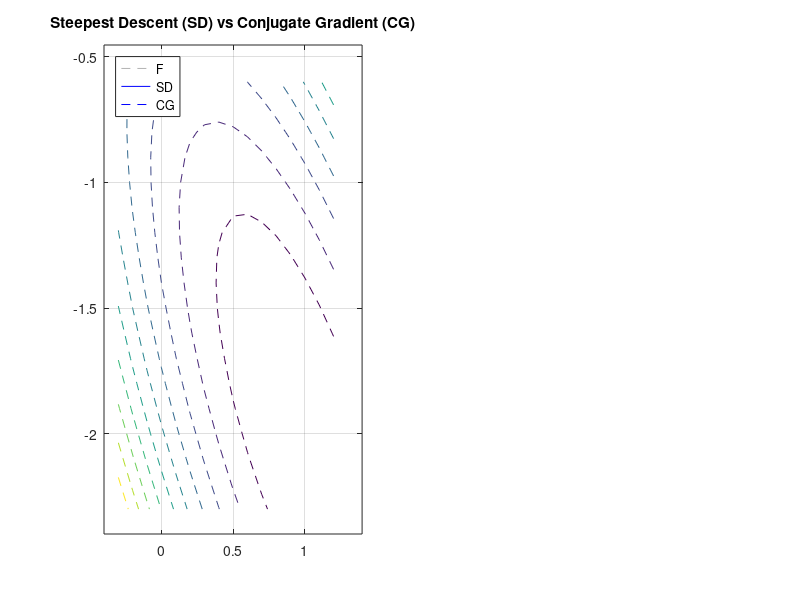

Write the MATLAB code that produced this figure. (Note: this script raises an error after producing the figure.)
%
% This code is based on algorithms for Conjugate Gradient (CG) Conjugate
% Residual (CR) Generalized Conjugate Residual (GCR) ORTHODIR, and others
% of the same kind.
%
% These are complemented with One-dimensional Projection Methods in order
% to stablish relationships.
%
%%%%%%%%%%%%%%%%%%%%%%%%%%%%%%%%%%%%%%%%%%%%%%%%%%%%%%%%%%%%%%%%%%%%%%%%%%%

%Matrix A, b, and exact solution
A = [2 1;1 1];
% A = [2 -5;1 1];
b = [0;-1];
xe = A\b;  %exact solution
ni = 10;    %Number of iterations

% h = [1 3 1;1 3 1;2 6 2;2 6 2;3 8 3;3 8 3];
% A = diag(h(1:5,1),-1) + diag(h(:,2),0) + diag(h(1:5,3),1);
% A(5,2) = -10;
% A(1,5) = -4;
% n = length(A);
% b = ones(n,1);
% xe = A\b;  %exact solution
% [Av,Ar,Ac] = full2csc(A);
% m=3;
% ni = 10;    %Number of iterations
% tol = 1E-10;
% niter = 50;

%Initial guess
x = [0;-1];
% x = b;

% %GMRES
% [xgm,tgm,res] = csc_gmres(Av,Ar,Ac,b,x,m,niter,tol);

%First residuals and A*r
r = b - A*x;
p = A*r;

rs = r; ps = p; xs = x;        %steepest descend (s)
rm = r; pm = p; xm = x;        %Minimal Residual (m)
rr = r; pr = p; xr = x;        %Residual Norm Steepest Descend (r)
rc = r; pc = r; xc = x;        %Conjugate Gradient (c)
rn = r; pn = r; xn = x;        %Conjugate Residual (n)
rg = r; pg = p; xg = x;        %Generalized Conjugate Residual (g)
ro = r; po = r; xo = x;        %Orthodir (o)

%For storing process
%steepest descend
Rs = zeros(length(b),ni+1); Ps = zeros(length(b),ni+1);
Xs = zeros(length(b),ni+1); Es = zeros(length(b),ni+1); As = zeros(1,ni+1);
Rs(:,1) = rs; Ps(:,1) = ps; Xs(:,1) = xs; Es(:,1) = xe - xs;

%Minimal Residual
Rm = zeros(length(b),ni+1); Pm = zeros(length(b),ni+1);
Xm = zeros(length(b),ni+1); Em = zeros(length(b),ni+1); Am = zeros(1,ni+1);
Rm(:,1) = rm; Pm(:,1) = pm; Xm(:,1) = xm; Em(:,1) = xe - xm;

%Residual Norm Steepest Descend
Rr = zeros(length(b),ni+1); Vr = zeros(length(b),ni+1);
Wr = zeros(length(b),ni+1); Xr = zeros(length(b),ni+1);
Er = zeros(length(b),ni+1);Ar = zeros(1,ni+1);
Rr(:,1) = rr; Xr(:,1) = xr; Er(:,1) = xe - xr;

%Conjugate Gradient
Rc = zeros(length(b),ni+1); Pc = zeros(length(b),ni+1);
Xc = zeros(length(b),ni+1); Ec = zeros(length(b),ni+1);
Ac = zeros(1,ni+1); Bc = zeros(1,ni+1);
Rc(:,1) = rc; Pc(:,1) = pc; Xc(:,1) = xc; Ec(:,1) = xe - xc;

%Conjugate Residual
Rn = zeros(length(b),ni+1); Pn = zeros(length(b),ni+1);
Xn = zeros(length(b),ni+1); En = zeros(length(b),ni+1);
An = zeros(1,ni+1); Bn = zeros(1,ni+1);
Rn(:,1) = rn; Pn(:,1) = pn; Xn(:,1) = xn; En(:,1) = xe - xn;

%Generalized Conjugate Residual
Rg = zeros(length(b),ni+1); Pg = zeros(length(b),ni+1);
Xg = zeros(length(b),ni+1); Eg = zeros(length(b),ni+1);
Ag = zeros(1,ni+1); Bg = zeros(1,ni+1);
Rg(:,1) = rg; Pg(:,1) = pg; Xg(:,1) = xg; Eg(:,1) = xe - xg;

%Generalized Conjugate Residual
Ro = zeros(length(b),ni+1); Po = zeros(length(b),ni+1);
Xo = zeros(length(b),ni+1); Eo = zeros(length(b),ni+1);
Ao = zeros(1,ni+1); Bo = zeros(1,ni+1);
Ro(:,1) = ro; Po(:,1) = po; Xo(:,1) = xo; Eo(:,1) = xe - xo;


for t=1:ni
    %
    %Steepest Descend
    %
    as = (rs'*rs)/(ps'*rs);
    xs = xs + as*rs;
    rs = rs - as*ps;
    ps = A*rs;
    
    %updating
    Rs(:,t+1) = rs; Ps(:,t+1) = ps; Xs(:,t+1) = xs; Es(:,t+1) = xe - xs;
    As(:,t) = as;

    %
    %Minimal Residual Iteration
    %
    am = (pm'*rm)/(pm'*pm);
    xm = xm + am*rm;
    rm = rm - am*pm;
    pm = A*rm;

    %updating
    Rm(:,t+1) = rm; Pm(:,t+1) = pm; Xm(:,t+1) = xm; Em(:,t+1) = xe - xm;
    Am(:,t) = am;

    %
    %Residual Norm Steepest Descend
    %
    vr = A'*rr;
    wr = A*vr;  ar = (vr'*vr)/(wr'*wr);
    xr = xr + ar*vr;
    rr = rr - ar*wr;
    
    %updating
    Rr(:,t+1) = rr; Vr(:,t+1) = vr; Wr(:,t+1) = wr; Xr(:,t+1) = xr;
    Er(:,t+1) = xe - xr; Ar(:,t) = ar;
    
    %
    %ORTHODIR
    %
    ao = (ro'*(A*po))/((A*po)'*(A*po));
    xo = xo + ao*po;
    ro = ro - ao*(A*po);
    bo = -(((A*A)*ro)'*(A*po))/((A*po)'*(A*po));
    po = ro + bo*po;
    
    %updating
    Ro(:,t+1) = ro; Po(:,t+1) = po; Xo(:,t+1) = xo; Eo(:,t+1) = xe - xo;
    Ao(:,t) = ao; Bo(:,t) = bo;
end

for t=1:length(A)   
    %
    %Conjugate Gradient
    %
    ac = (rc'*rc)/((A*pc)'*pc);
    xc = xc + ac*pc;
    rc0 = rc;
    rc = rc - ac*(A*pc);
    bc = (rc'*rc)/(rc0'*rc0);
    pc = rc + bc*pc;
    
    %updating
    Rc(:,t+1) = rc; Pc(:,t+1) = pc; Xc(:,t+1) = xc; Ec(:,t+1) = xe - xc;
    Ac(:,t) = ac; Bc(:,t) = bc;
    
    %
    %Conjugate Residual
    %
    an = (rn'*(A*rn))/((A*pn)'*(A*pn));
    xn = xn + an*pn;
    rn0 = rn;
    rn = rn - an*(A*pn);
    bn = (rn'*(A*rn))/(rn0'*(A*rn0));
    pn = rn + bn*pn;
    
    %updating
    Rn(:,t+1) = rn; Pn(:,t+1) = pn; Xn(:,t+1) = xn; En(:,t+1) = xe - xn;
    An(:,t) = an; Bn(:,t) = bn;
    
    %
    %Generalized Conjugate Residual
    %
    ag = (rg'*(A*pg))/((A*pg)'*(A*pg));
    xg = xg + ag*pg;
    rg = rg - ag*(A*pg);
    bg = -((A*rg)'*(A*pg))/((A*pg)'*(A*pg));
    pg = rg + bg*pg;
    
    %updating
    Rg(:,t+1) = rg; Pg(:,t+1) = pg; Xg(:,t+1) = xg; Eg(:,t+1) = xe - xg;
    Ag(:,t) = ag; Bg(:,t) = bg;
    
end

%%%%%%%%%%%%%%%%%%%%%%%%%%%%%%%%%%%%%%%%%%%%%%%%%%%%%%%%%%%%%%%%%%%%%%%%%%%
% Minimized Functions
%%%%%%%%%%%%%%%%%%%%%%%%%%%%%%%%%%%%%%%%%%%%%%%%%%%%%%%%%%%%%%%%%%%%%%%%%%%
Xmin = min(min(Xs,Xm),Xr);
Xmax = max(max(Xs,Xm),Xr);

xmin = min(Xmin(1,:))-0.2;
xmax = max(Xmax(1,:))+0.2;
if (xmax - xmin)>(4*norm(xe))
    xmin = -3*norm(xe);
    xmax = 3*norm(xe);
end
ymin = min(Xmin(2,:))-0.2;
ymax = max(Xmax(2,:))+0.2;
if (ymax - ymin)>(4*norm(xe))
    ymin = -3*norm(xe);
    ymax = 3*norm(xe);
end
[X,Y] = meshgrid(xmin-0.1:0.1:xmax+0.1,ymin-0.1:0.1:ymax+0.1);
siz = size(X);
Fs = zeros(siz);
Fm = zeros(siz);
F = zeros(siz);
% F2 = zeros(siz);

%F which minimizes Steepest Descend
for i=1:siz(1)
    for j=1:siz(2)
        Fs(i,j) = (A*([X(i,j);Y(i,j)]-xe))'*([X(i,j);Y(i,j)]-xe);
        Fm(i,j) = (b - A*([X(i,j);Y(i,j)]))'*(b - A*([X(i,j);Y(i,j)]));
        F(i,j) = 0.5*([X(i,j) Y(i,j)]*(A*([X(i,j);Y(i,j)]))) - b'*[X(i,j);Y(i,j)];
    end
end
% F2 = Fm - norm(b);

% %%%%%%%%%%%%%%%%%%%%%%%%%%%%%%%%%%%%%%%%%%%%%%%%%%%%%%%%%%%%%%%%%%%%%%%%%%%
% % Plot
% %%%%%%%%%%%%%%%%%%%%%%%%%%%%%%%%%%%%%%%%%%%%%%%%%%%%%%%%%%%%%%%%%%%%%%%%%%%
% set(groot, 'defaultFigureUnits', 'centimeters', 'defaultFigurePosition', [0 0 20 25]);
% figure(2)
% % plot of X0
% plot([ xe(1,1) xe(1,1)], [xe(2,1) xe(2,1)],'--','Color',[0.7 0.7 0.7]);
% hold all
% plot([ xe(1,1) xe(1,1)], [xe(2,1) xe(2,1)],'-.','Color',[0.7 0.7 0.7]);
% plot([ Xs(1,1) Xs(1,1)], [Xs(2,1) Xs(2,1)],'b');
% % figure(3)
% plot([ Xm(1,1) Xm(1,1)], [Xm(2,1) Xm(2,1)],'r');
% % figure(4)
% plot([ Xr(1,1) Xr(1,1)], [Xr(2,1) Xr(2,1)],'g');
% plot([ Xc(1,1) Xc(1,1)], [Xc(2,1) Xc(2,1)],'--','Color','b')
% plot([ Xn(1,1) Xn(1,1)], [Xn(2,1) Xn(2,1)],'--','Color','r');
% plot([ Xg(1,1) Xg(1,1)], [Xg(2,1) Xg(2,1)],'--','Color','g');
% plot([ Xo(1,1) Xo(1,1)], [Xo(2,1) Xo(2,1)],'--','Color','k');
% 
% figure(2)
% legend({'F-SPD','F-NSPD','SD','MRI','RNSD','CG','CR','GCR','OR'},'AutoUpdate','off','Location','northwest')
% grid on
% axis([xmin-0.2 xmax+0.2 ymin-0.2 ymax+0.2])
% title('All 1D Projection Methods & Conjugate Methods')
% 
% %plot of Minimized Functions
% figure(2)
% cFs = [0.7 0.7 0.7];
% contour(X,Y,Fs,'--','Levels',max(max(Fs))/25)
% % contour(X,Y,F,'--','Levels',max(max(F))/50)
% % contour(X,Y,F2,'*','Levels',max(max(F2))/50)
% colormap(cFs)
% axis equal
% % figure(3)
% % cFm = [0.3 0.3 0.3];
% contour(X,Y,Fm,'-.','Levels',max(max(Fm))/25)
% % contour(X,Y,F2,'*','Levels',max(max(F2))/50)
% % colormap(cFm)
% axis equal
% % figure(4)
% % cFm = [0.3 0.3 0.3];
% % contour(X,Y,Fm,'-.')
% % colormap(cFm)
% % axis equal
% 
% 
% % annotation('textbox',[.9 .5 .4 .2], ...
% %     'String','gray -- , F of SD, gray -., F of MRI and RNSD','EdgeColor','none')
% 
% % figure(3)
% % legend({'MRI','RNSD'},'AutoUpdate','off','Location','northwest')
% % grid on
% % axis([xmin-0.2 xmax+0.2 ymin-0.2 ymax+0.2])
% % title('Min F - Minimal Residual Iteration - Residual Norm SD')
% 
% % figure(4)
% % % legend({'SD'},'AutoUpdate','off','Location','northwest')
% % grid on
% % Xmin = min(min(Xs,Xm),Xr);
% % Xmax = max(max(Xs,Xm),Xr);
% % axis([min(Xmin(1,:))-0.2 max(Xmax(1,:))+0.2 min(Xmin(2,:))-0.2 max(Xmax(2,:))+0.2])
% % title('Residual Norm Steepest Descend')
% 
% ARs = As.*Rs; ARm = Am.*Rm; ARr = Ar.*Rr; ARC = Ac.*Rc; ARn = An.*Rn;
% ARg = Ag.*Rg; ARo = Ao.*Ro;
% 
% for t=1:ni
%     
%     %Steepest Descend
%     figure(2)
%     plot([ Xs(1,t) Xs(1,t+1)], [Xs(2,t) Xs(2,t+1)],'b');
%     
%     %Minimal Residual Iteration
% %     figure(3)
%     plot([ Xm(1,t) Xm(1,t+1)], [Xm(2,t) Xm(2,t+1)],'r');
% 
% %     figure(4)
%     %Residual Norm Steepest Descend
%     plot([ Xr(1,t) Xr(1,t+1)], [Xr(2,t) Xr(2,t+1)],'g');
%     
%     %ORTHODIR
%     plot([ Xo(1,t) Xo(1,t+1)], [Xo(2,t) Xo(2,t+1)],'--','Color','k');
% 
% end
% 
% for t=1:length(A)
%     
%     %Conjugate Gradient
%     figure(2)
%     plot([ Xc(1,t) Xc(1,t+1)], [Xc(2,t) Xc(2,t+1)],'--','Color','b');
%     
%     %Conjugate Residual
% %     figure(3)
%     plot([ Xn(1,t) Xn(1,t+1)], [Xn(2,t) Xn(2,t+1)],'--','Color','r');
% 
% %     figure(4)
%     %Generalized Conjugate Residual
%     plot([ Xg(1,t) Xg(1,t+1)], [Xg(2,t) Xg(2,t+1)],'--','Color','g');
%     
% end
% 
% figure(2)
% axis([xmin-0.2 xmax+0.2 ymin-0.2 ymax+0.2])
% 
% % figure(3)
% % axis([xmin-0.2 xmax+0.2 ymin-0.2 ymax+0.2])
% 
% % figure(5)
% % subplot(3,1,1)
% % surf(X,Y,Fs)
% % subplot(3,1,2)
% % surf(X,Y,F2)
% % subplot(3,1,3)
% % surf(X,Y,F)


%%%%%%%%%%%%%%%%%%%%%%%%%%%%%%%%%%%%%%%%%%%%%%%%%%%%%%%%%%%%%%%%%%%%%%%%%%%
% Plot of SD-CG and RNSD-GCR
%%%%%%%%%%%%%%%%%%%%%%%%%%%%%%%%%%%%%%%%%%%%%%%%%%%%%%%%%%%%%%%%%%%%%%%%%%%
Xmin = min(Xs,Xr);
Xmax = max(Xs,Xr);

xmin = min(Xmin(1,:))-0.2;
xmax = max(Xmax(1,:))+0.2;
if (xmax - xmin)>(4*norm(xe))
    xmin = -2*norm(xe);
    xmax = 2*norm(xe);
end
ymin = min(Xmin(2,:))-0.2;
ymax = max(Xmax(2,:))+0.2;
if (ymax - ymin)>(4*norm(xe))
    ymin = -2*norm(xe);
    ymax = 2*norm(xe);
end

figure(4)
subplot(1,2,1)
% plot of X0
plot([ xe(1,1) xe(1,1)], [xe(2,1) xe(2,1)],'--','Color',[0.7 0.7 0.7]);
hold all
plot([ Xs(1,1) Xs(1,1)], [Xs(2,1) Xs(2,1)],'b');
plot([ Xc(1,1) Xc(1,1)], [Xc(2,1) Xc(2,1)],'--','Color','b')

legend({'F','SD','CG'},'AutoUpdate','off','Location','northwest')
grid on
axis([xmin-0.2 xmax+0.2 ymin-0.2 ymax+0.2])
title('Steepest Descent (SD) vs Conjugate Gradient (CG)')

cFs = [0.7 0.7 0.7];
contour(X,Y,Fs,'--','Levels',max(max(Fs))/25)
colormap(cFs)

for t=1:ni
    
    %Steepest Descend
    plot([ Xs(1,t) Xs(1,t+1)], [Xs(2,t) Xs(2,t+1)],'b');
    
end

for t=1:length(A)
    
    %Conjugate Gradient
    plot([ Xc(1,t) Xc(1,t+1)], [Xc(2,t) Xc(2,t+1)],'--','Color','b');
    
end

axis equal
axis([xmin xmax ymin ymax])

%-------------------------------------------------------------------------%

figure(4)
subplot(1,2,2)
% plot of X0
plot([ xe(1,1) xe(1,1)], [xe(2,1) xe(2,1)],'--','Color',[0.7 0.7 0.7]);
hold all
plot([ Xr(1,1) Xr(1,1)], [Xr(2,1) Xr(2,1)],'r');
plot([ Xg(1,1) Xg(1,1)], [Xg(2,1) Xg(2,1)],'--','Color','r');

legend({'F','RNSD','GCR'},'AutoUpdate','off','Location','northwest')
grid on
axis([xmin-0.2 xmax+0.2 ymin-0.2 ymax+0.2])
title('Residual Norm Steepest Descend (RNSD) vs Generalized Conjugate Residual (GCR)')

cFm = [0.7 0.7 0.7];
contour(X,Y,Fm,'--','Levels',max(max(Fs))/25)
colormap(cFm)

for t=1:ni
    
    %Residual Norm Steepest Descend
    plot([ Xr(1,t) Xr(1,t+1)], [Xr(2,t) Xr(2,t+1)],'r');
    
end

for t=1:length(A)
    
    %Generalized Conjugate Residual
    plot([ Xg(1,t) Xg(1,t+1)], [Xg(2,t) Xg(2,t+1)],'--','Color','r');
    
end

axis equal
axis([xmin xmax ymin ymax])







